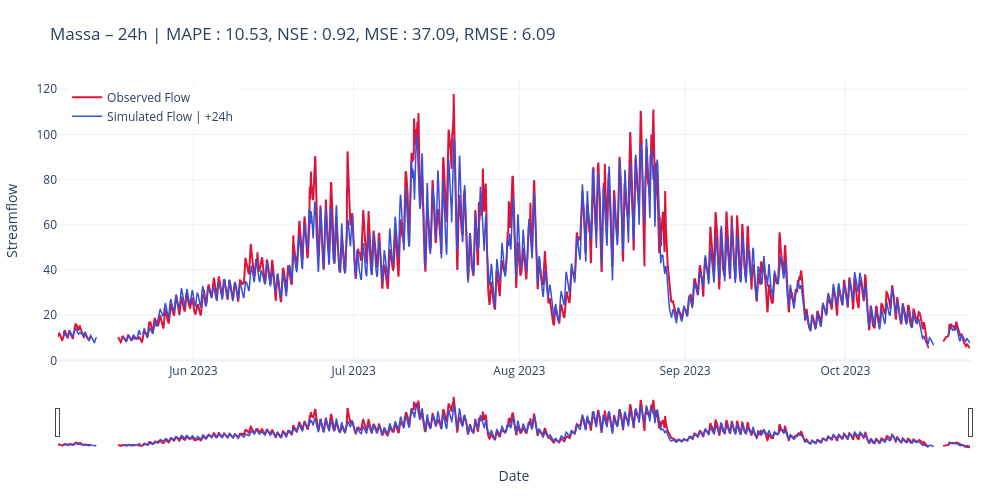

The code cell stored with this chart in its notebook:
### Code cell
scores_str = str.join(', ', [f"{key} : {scores[key]:.2f}" for key in scores])
title24 = f"Massa – {cfg.predict_last_n}h | " + scores_str

# plot_forecast_24h(measured=y_true, predicted=y_pred, title=title24, mode="list", horizons=[1, 6, cfg.predict_last_n])
plot_forecast_24h(measured=y_true, predicted=y_pred, title=title24, mode="list", horizons=[cfg.predict_last_n])

### Figure 1 — Plotly figure (JSON) as saved in the notebook; plotly's stock layout.template omitted (floating-point values rounded to 4 significant figures; data arrays with more than 128 entries replaced by an {"elided": "..."} marker saying what was removed)
{"data": [{"line": {"color": "crimson", "width": 2}, "mode": "lines", "name": "Observed Flow", "type": "scatter", "x": {"elided": "4097 str values"}, "y": {"elided": "4097 float values"}}, {"line": {"color": "#3850D8", "width": 1.5}, "mode": "lines", "name": "Simulated Flow | +24h", "type": "scatter", "x": {"elided": "4074 str values"}, "y": {"elided": "4074 float values"}}], "layout": {"dragmode": "zoom", "height": 500, "hovermode": "x unified", "legend": {"x": 0.01, "xanchor": "left", "y": 0.99, "yanchor": "top"}, "margin": {"b": 50, "l": 50, "r": 30, "t": 80}, "title": {"text": "Massa – 24h | MAPE : 10.53, NSE : 0.92, MSE : 37.09, RMSE : 6.09"}, "width": 1000, "xaxis": {"rangeslider": {"visible": true}, "title": {"text": "Date"}}, "yaxis": {"title": {"text": "Streamflow"}}}}
